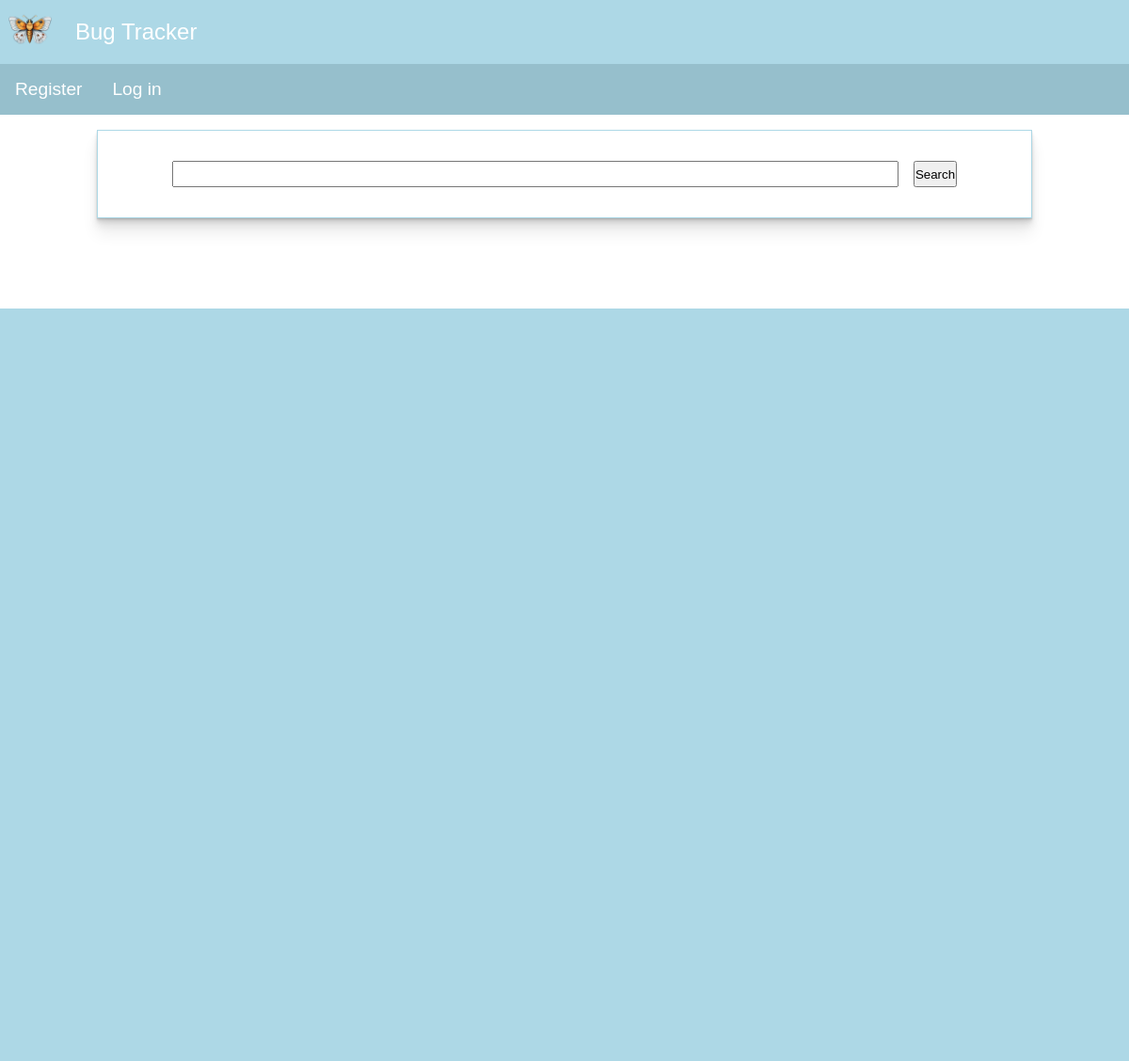
Before: / with the older database file.
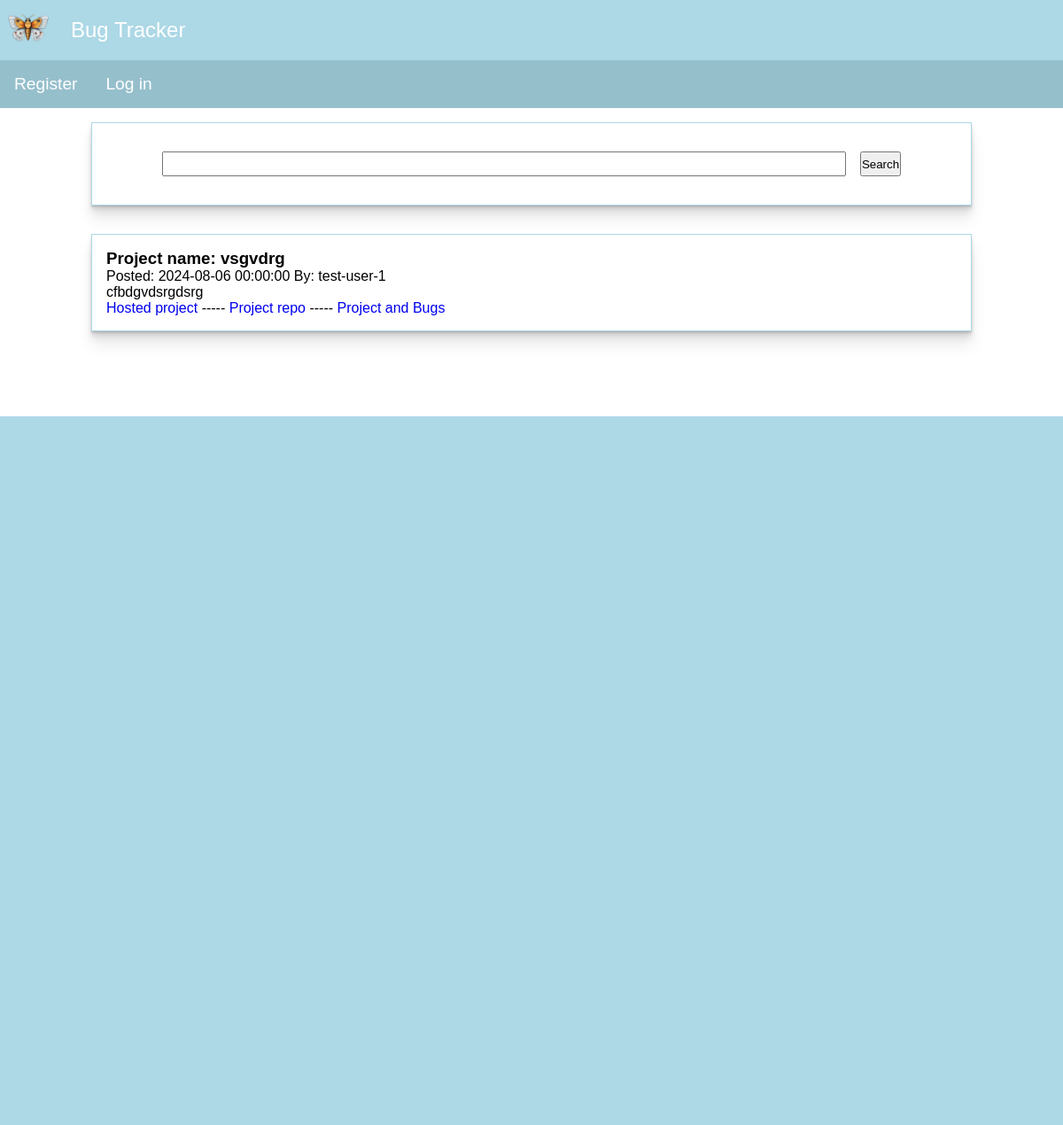
After: the same page with the newer database file.
### models.py (models this page shows)
class Project(db.Model):
    __tablename__ = "projects"
    id: Mapped[int] = mapped_column(primary_key=True)
    manager_id: Mapped[int] = mapped_column(Integer, ForeignKey("users.id"))
    title: Mapped[str] = mapped_column(String, unique=True)
    description: Mapped[str] = mapped_column(Text)
    languages_used: Mapped[str] = mapped_column(Text)
    frameworks_or_libraries: Mapped[str] = mapped_column(Text)
    hosted_url: Mapped[str] = mapped_column(String, nullable=True)
    repo_url: Mapped[str] = mapped_column(String, nullable=False)
    date_posted: Mapped[datetime] = mapped_column(default=lambda: datetime.now(timezone.utc))
    project_roles = relationship("UserRole", back_populates="project", cascade="all,delete, delete-orphan")
    bugs = relationship("Bug", order_by=Bug.date_posted, back_populates="project", cascade="all,delete, delete-orphan")
    manager = relationship("User", back_populates="projects")

class User(UserMixin, db.Model):
    __tablename__ = "users"
    id: Mapped[int] = mapped_column(primary_key=True)
    username: Mapped[str] = mapped_column(String, unique=True)
    hashed_password: Mapped[str] = mapped_column(String)
    user_bio: Mapped[str] = mapped_column(Text)
    roles = relationship("UserRole", back_populates="user", cascade="all,delete, delete-orphan")
    projects = relationship("Project", back_populates="manager", cascade="all,delete, delete-orphan")
    bugs_reported = relationship("Bug", back_populates="reporter", cascade="all,delete, delete-orphan")

### app.py (the view)
@app.route("/", methods=["GET", "POST"])
def home_page():
    try:
        form = SearchForm()
        if form.validate_on_submit():
            search = f"%{form.search.data}%"
            return redirect(url_for("search_projects", search=search))
        projects = db.session.execute(db.select(Project).order_by(desc(Project.date_posted))).scalars().all()
        is_projects = False
        if len(projects):
            is_projects = True
        return render_template("index.html", form=form, projects=projects, is_projects=is_projects)
    except exc.IntegrityError:
        db.session.rollback()

### forms.py
class SearchForm(FlaskForm):
    search = StringField("Search", validators=[DataRequired()])
    submit_search = SubmitField("Search")

### templates/index.html (shortened to what this page needs)
{% include "header.html" %}
<body>
<div class="container">
<form action="/" method="post" class="searchBar card layeredBox">
{{ form.search }}
    {{ form.submit_search }}
</form>
    {% for project in projects: %}
    {% include "project_template.html" %}
    {% endfor %}
</div>
</body>
{% include "footer.html" %}

### templates/project_template.html
 <article class="card layeredBox">
     <h3>Project name: {{ project.title }}</h3>
     <p>Posted: {{ project.date_posted }} By: {{ project.manager.username }}</p>
     <p>{{ project.description }}</p>
     <p class="cardLinks">
         {% if project.hosted_url: %}
            <a href="{{ project.hosted_url }}" target='_blank' class="card_links">Hosted project</a>
            {% else: %}
            No link to hosted project
            {% endif %}
            -----
            <a href="{{ project.repo_url }}" target='_blank' class="card_links">Project repo</a>
            -----
            <a href="{{ url_for('project_page', project_id=project.id) }}" class="card_links">Project and Bugs</a>
     </p>
    </article>

Changed rows visible on the page:
added Project: title "vsgvdrg", date_posted "2024-08-06 00:00:00", manager.username "test-user-1", description "cfbdgvdsrgdsrg"
